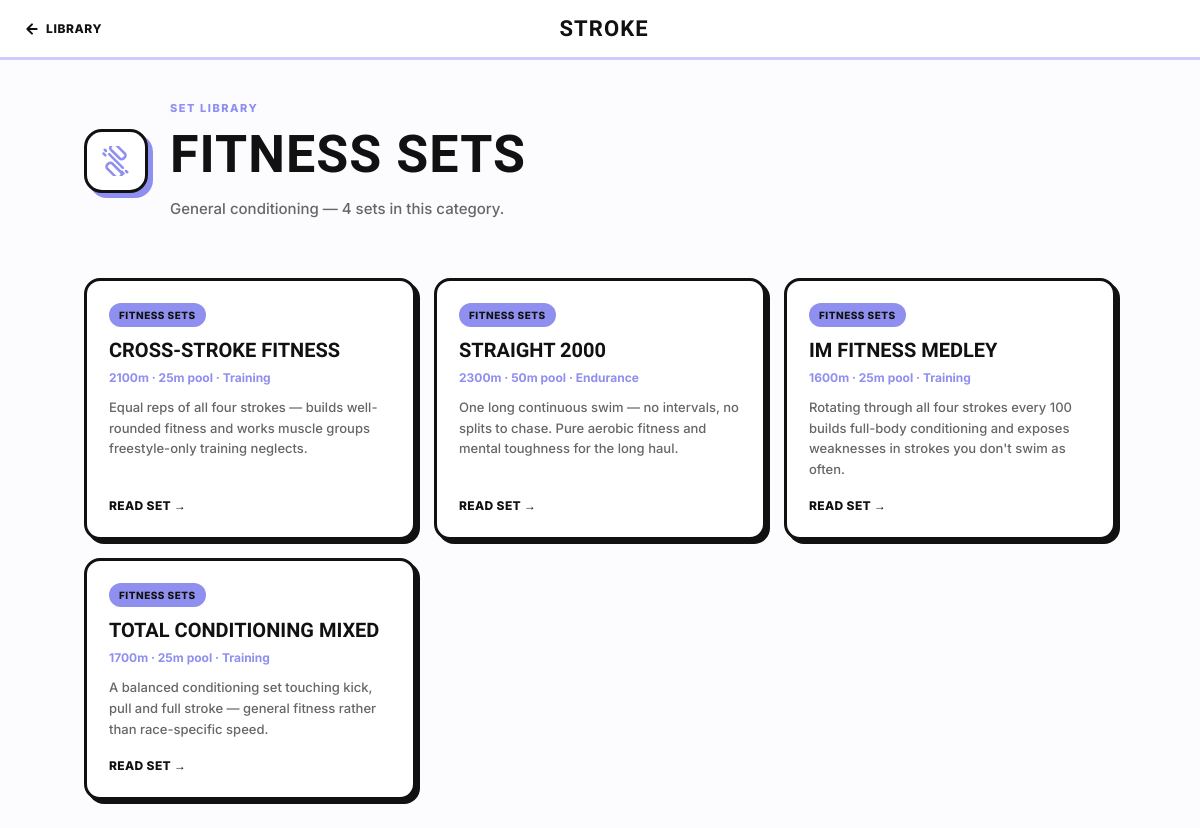
/sets/category/fitness (signed in), run on an earlier commit of the app's database.
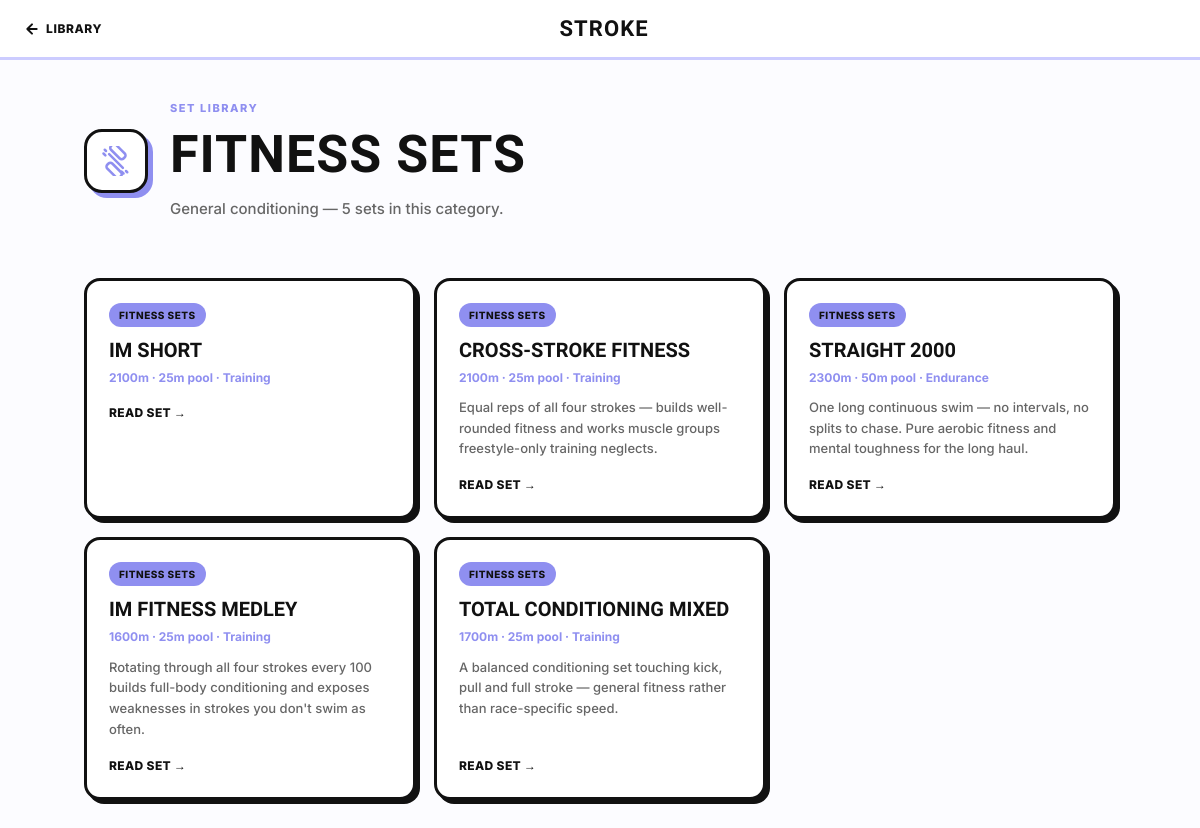
And on a later commit of the database.
### models.py (models this page shows)
class SavedSet(db.Model):
    __tablename__ = 'saved_set'
    id = db.Column(db.Integer, primary_key=True)
    name = db.Column(db.String(100), nullable=False)
    pool = db.Column(db.String(10), default='25m')
    session_type = db.Column(db.String(50), default='Training')
    sets_data = db.Column(db.Text)  # JSON string, same shape as sessionSets in log.html
    category = db.Column(db.String(30), default='Fitness')
    description = db.Column(db.Text)
    created_by = db.Column(db.Integer, db.ForeignKey('user.id'))
    created_at = db.Column(db.DateTime, default=datetime.utcnow)
    def get_sets(self):
        try:
            return json.loads(self.sets_data or '[]')
        except:
            return []
    def total_distance(self):
        total = 0
        for s in self.get_sets():
            try:
                total += int(s.get('reps', 0)) * int(s.get('dist', 0))
            except:
                pass
        return total

### routes.py (the view)
@main.route('/sets/category/<slug>')
@login_required
def sets_category(slug):
    from app import db
    from models import SavedSet
    from flask import abort
    category = _find_category(slug=slug)
    if not category:
        abort(404)
    sets = (
        db.session.query(SavedSet)
        .filter_by(category=category['key'])
        .order_by(SavedSet.created_at.desc())
        .all()
    )
    return render_template('sets_category.html', category=category, sets=sets)

### routes.py (called while the page is built)
def _find_category(slug=None, key=None):
    for c in SET_CATEGORIES:
        if slug is not None and c['slug'] == slug:
            return c
        if key is not None and c['key'] == key:
            return c
    return None

### templates/sets_category.html (shortened to what this page needs)
<!DOCTYPE html>
<html lang="en">
<head>
<link rel="stylesheet" href="{{ url_for('static', filename='css/main.css') }}">
<link rel="stylesheet" href="{{ url_for('static', filename='css/sets.css') }}">
</head>
<body>
{% from '_set_icons.html' import set_icon %}
<nav class="sets-nav">
  <a href="/sets" class="sets-nav-back">
    <svg width="16" height="16" viewBox="0 0 24 24" fill="none" stroke="currentColor" stroke-width="3" stroke-linecap="round" stroke-linejoin="round"><path d="M19 12H5M12 5l-7 7 7 7"/></svg>
    Library
  </a>
  <a href="/" class="sets-nav-logo">STROKE</a>
</nav>
<div class="sets-wrap">
  <div class="cat-header" style="--cat-color:{{ category.color }}">
    <div class="cat-header-icon">{{ set_icon(category.icon) }}</div>
    <div>
      <p class="sets-eyebrow">Set library</p>
      <h1 class="sets-h1">{{ category.label }}</h1>
      <p class="sets-sub">{{ category.blurb }} — {{ sets|length }} set{{ 's' if sets|length != 1 else '' }} in this category.</p>
    </div>
  </div>
  <div class="sets-card-grid">
    {% for s in sets %}
    <a href="/sets/view/{{ s.id }}" class="set-card" style="--cat-color:{{ category.color }}">
      <span class="set-card-cat">{{ category.label }}</span>
      <p class="set-card-name">{{ s.name }}</p>
      <p class="set-card-meta">{{ s.total_distance() }}m · {{ s.pool }} pool · {{ s.session_type }}</p>
      {% if s.description %}<p class="set-card-desc">{{ s.description }}</p>{% endif %}
      <span class="set-card-cta">Read set →</span>
    </a>
    {% else %}
    <div class="sets-empty">No sets in this category yet.</div>
    {% endfor %}
  </div>
</div>
</body>
</html>

What changed in the data, as far as the page shows it:
added SavedSet: label "FITNESS SETS", name "IM SHORT", total_distance "2100", pool "25m", session_type "Training"
Also different on the page:
{{ sets|length }}: "4" → "5"
